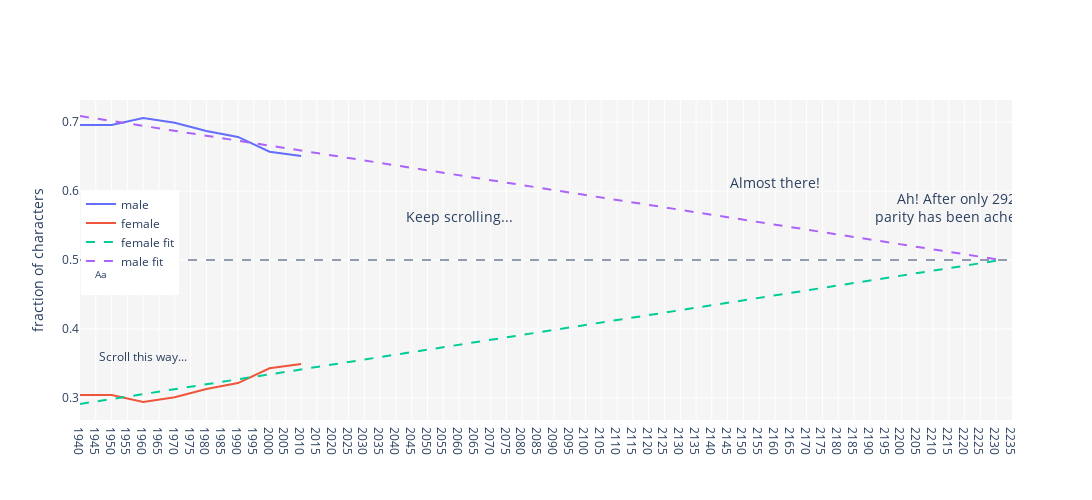

The code cell stored with this chart in its notebook:
### Code cell
#Making interactive plot
fig = make_subplots(rows=1, cols=1)

#Plot fraction
fig.add_trace(go.Scatter(x=fraction.index, y = fraction.male, mode = 'lines', name= 'male'))
fig.add_trace(go.Scatter(x=fraction.index, y = fraction.female, mode = 'lines', name= 'female'))

#Plot the linear regression until parity
fig.add_trace(go.Scatter(x=linear_fit.index, y = linear_fit.female, mode = 'lines', name= 'female fit', line_dash="dash"))
fig.add_trace(go.Scatter(x=linear_fit.index, y = linear_fit.male, mode = 'lines', name= 'male fit',  line_dash="dash"))

#Add dashed line at fraction 0.5 
fig.add_hline(y=0.5, line_width=1, line_dash="dash")

#Add comment on graph
fig.add_trace(go.Scatter(
    x=[2060, 2160, 2225],
    y=[0.55, 0.6, 0.55],
    mode="text",
    text=["Keep scrolling...", "Almost there!", "Ah! After only 292 years, <br> parity has been acheived. Yeah!"],
    textposition="top center",
    name = ''
))

#Updating the figure 
fig.update_layout(height=500, width=9500, plot_bgcolor =  'whitesmoke', yaxis_title="fraction of characters", xaxis_range=[1940,2235],
                  #title=dict(text='Evolution of the fraction of female and male characters over the years in movies', y=0.87),
                 xaxis = dict(
                    tickmode = 'linear',
                    tick0 = 1940,
                    dtick = 5),
                  legend=dict(
                    yanchor="top",
                    y=0.72,
                    xanchor="left",
                    x=0.001)
                 )

fig.add_annotation(
    x=1965,
    y=0.36,
    xref="x", yref="y",
    text="Scroll this way...",
    axref="x",
    ayref="y",
    showarrow=True,
    ax=1960,
    ay=0.36,
    arrowhead=2,
    arrowwidth=1.5,
)
            
fig.update_traces(textfont_size=14)

fig.show()

#saving the figure as an HTML file
fig.write_html("evolution_fraction_scroll.html")

### Figure 1 — Plotly figure (JSON) as saved in the notebook; plotly's stock layout.template omitted (floating-point values rounded to 4 significant figures)
{"data": [{"mode": "lines", "name": "male", "textfont": {"size": 14}, "type": "scatter", "x": [1940, 1950, 1960, 1970, 1980, 1990, 2000, 2010], "y": [0.6958, 0.6958, 0.7059, 0.6992, 0.6872, 0.6785, 0.6571, 0.6508]}, {"mode": "lines", "name": "female", "textfont": {"size": 14}, "type": "scatter", "x": [1940, 1950, 1960, 1970, 1980, 1990, 2000, 2010], "y": [0.3042, 0.3042, 0.2941, 0.3008, 0.3128, 0.3215, 0.3429, 0.3492]}, {"line": {"dash": "dash"}, "mode": "lines", "name": "female fit", "textfont": {"size": 14}, "type": "scatter", "x": [1940, 2010, 2232], "y": [0.2911, 0.3413, 0.5003]}, {"line": {"dash": "dash"}, "mode": "lines", "name": "male fit", "textfont": {"size": 14}, "type": "scatter", "x": [1940, 2010, 2232], "y": [0.7089, 0.6587, 0.4997]}, {"mode": "text", "name": "", "text": ["Keep scrolling...", "Almost there!", "Ah! After only 292 years, <br> parity has been acheived. Yeah!"], "textfont": {"size": 14}, "textposition": "top center", "type": "scatter", "x": [2060, 2160, 2225], "y": [0.55, 0.6, 0.55]}], "layout": {"annotations": [{"arrowhead": 2, "arrowwidth": 1.5, "ax": 1960, "axref": "x", "ay": 0.36, "ayref": "y", "showarrow": true, "text": "Scroll this way...", "x": 1965, "xref": "x", "y": 0.36, "yref": "y"}], "height": 500, "legend": {"x": 0.001, "xanchor": "left", "y": 0.72, "yanchor": "top"}, "plot_bgcolor": "whitesmoke", "shapes": [{"line": {"dash": "dash", "width": 1}, "type": "line", "x0": 0, "x1": 1, "xref": "x domain", "y0": 0.5, "y1": 0.5, "yref": "y"}], "width": 9500, "xaxis": {"anchor": "y", "domain": [0, 1], "dtick": 5, "range": [1940, 2235], "tick0": 1940, "tickmode": "linear"}, "yaxis": {"anchor": "x", "domain": [0, 1], "title": {"text": "fraction of characters"}}}}
